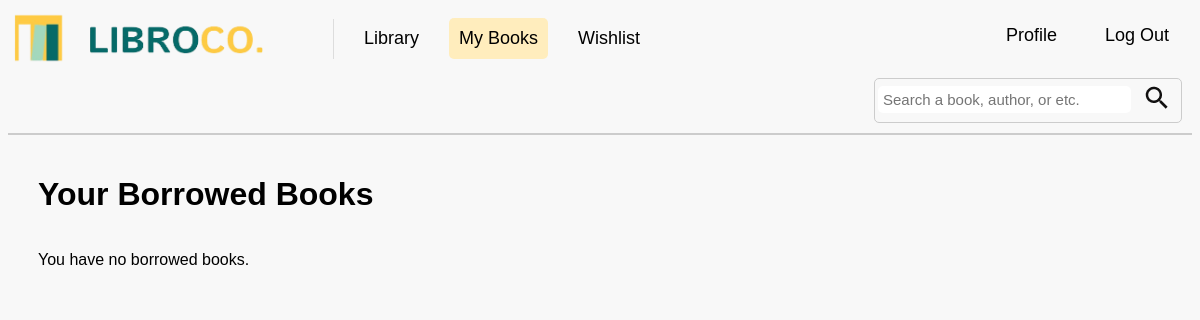
The page /my_books (signed in) on the database as committed earlier.
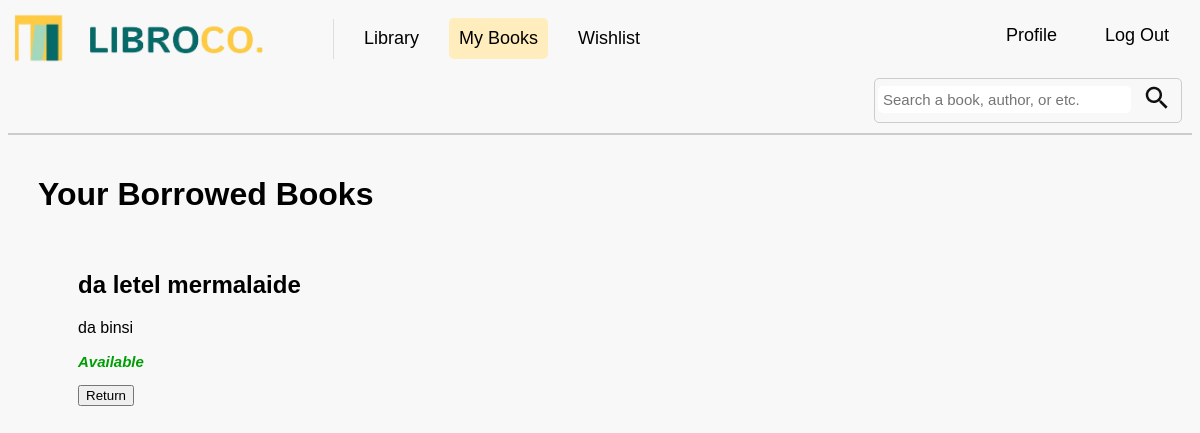
The same page on the database as committed later.
### tables this page shows
CREATE TABLE book_transactions (
    transaction_id INTEGER PRIMARY KEY,
    user_id INTEGER,
    book_id INTEGER,
    borrow_date DATE,
    due_date DATE,
    return_date DATE,
    status TEXT CHECK(status IN ('Borrowed', 'Returned')),
    FOREIGN KEY(user_id) REFERENCES users(user_id),
    FOREIGN KEY(book_id) REFERENCES books(book_id)
);

CREATE TABLE "books" (
	"book_id"	INTEGER,
	"book_title"	VARCHAR(50) UNIQUE,
	"author"	VARCHAR(50),
	"publication_year"	INTEGER(5),
	"genre"	VARCHAR(20),
	"description"	VARCHAR(300),
	"image"	VARCHAR(100),
	PRIMARY KEY("book_id")
);

### app.py (the view)
@app.route('/my_books')
def my_books():
    if 'user_id' not in session:  # Check if the user is logged in
        return redirect(url_for('login'))
    user_id = session['user_id']  # Get the logged-in user's ID
    books = get_borrowed_books(user_id)  # Fetch borrowed books for the user
    today = date.today()  # Current date
    expiring_date = today + timedelta(days=3)  # Threshold for expiring books
    for i, book in enumerate(books):
        book_dict = dict(book)  # Convert the sqlite3.Row object to a dictionary
        if isinstance(book_dict['due_date'], str):  # Check if due_date is a string
            try:
                book_dict['due_date'] = datetime.strptime(book_dict['due_date'], '%Y-%m-%d').date()
            except ValueError:
                book_dict['due_date'] = None  # Default to None if conversion fails
        books[i] = book_dict
    return render_template(
        'my_books.html',
        books=books,
        today=today,
        expiring_date=expiring_date
    )

### app.py (called while the page is built)
@app.before_request
def before_request():
    print("Session data:", session)

def get_borrowed_books(user_id):
    conn = sqlite3.connect('libroco.db')  # Connect to your database
    conn.row_factory = sqlite3.Row       # Return rows as dictionaries
    cursor = conn.cursor()
    query = """
    SELECT
        bt.book_id,
        b.book_title,
        b.author,
        b.image,
        bt.due_date
    FROM
        book_transactions bt
    JOIN
        books b ON bt.book_id = b.book_id
    WHERE
        bt.user_id = ? AND bt.status = 'Borrowed'
    ORDER BY
        bt.due_date ASC
    """
    cursor.execute(query, (user_id,))
    books = cursor.fetchall()
    conn.close()
    return books

### templates/my_books.html (shortened to what this page needs)
<!DOCTYPE html>
<html>
<head>
    <link rel="stylesheet" href="{{ url_for('static', filename='css/stylereaderdash.css') }}">
    <link rel="stylesheet" href="{{ url_for('static', filename='css/mybooksstyle.css') }}">
</head>
<body>
    <nav>
        <a class="navbar-brand" href="{{ url_for('library') }}">
            <img class="logo" src="{{ url_for('static', filename='images/logo.png') }}" width="250" height="50" />
        </a>
        <div class="navbar-links">
            <a href="{{ url_for('library') }}"> Library </a>
            <a href="{{ url_for('my_books') }}" class="active"> My Books </a>
            <a href="{{ url_for('wishlist') }}"> Wishlist </a>
        </div>
        <div class="navbar-right">
            <a href="{{ url_for('reader_profile') }}"> Profile </a>
            <a href="{{ url_for('logout') }}"> Log Out </a>
        </div>
    </nav>
    <div class="main-content">
        <div class="header-row">
            <div class="search-container">
                <input type="text" placeholder="Search a book, author, or etc." class="search-input">
                <button class="search-btn">
                    <img src="{{ url_for('static', filename='images/magnify.png') }}">
                </button>
            </div>
        </div>
        <div class="divider"></div>
        <div class="container">
            <div class="book-list">
                <h1>Your Borrowed Books</h1>
                {% if books %}
                    <ul>
                        {% for book in books %}
                            <div class="book">
                                <h2>{{ book['book_title'] }}</h2>
                                <p>{{ book['author'] }}</p>
                                <p class="status {% if book['due_date'] < today %}overdue{% elif book['due_date'] <= expiring_date %}expiring{% else %}available{% endif %}">
                                    {% if book['due_date'] < today %}
                                        Overdue
                                    {% elif book['due_date'] <= expiring_date %}
                                        Expiring
                                    {% else %}
                                        Available
                                    {% endif %}
                                </p>
                                <form method="POST" action="{{ url_for('return_book', book_id=book['book_id']) }}">
                                    <button type="submit" class="return-btn">Return</button>
                                </form>
                            </div>
                        {% endfor %}
                    </ul>
                {% else %}
                    <p>You have no borrowed books.</p>
                {% endif %}
            </div>
        </div>
    </div>
</body>
</html>

Rows that differ between the two databases and show on the page:
added book_transactions: book_title "da letel mermalaide", author "da binsi"
Other text that changed with them:
text no longer shown: "You have no borrowed books."
